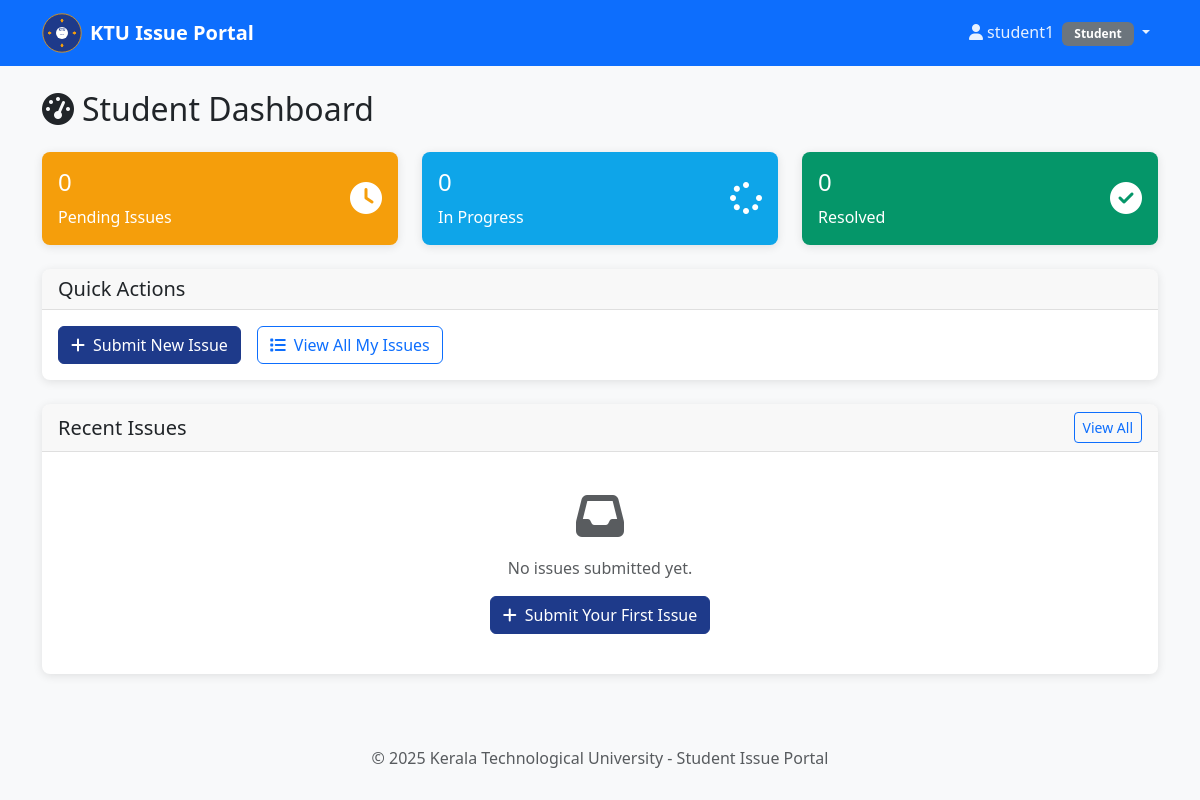
The page /student/dashboard (signed in) on the database as committed earlier.
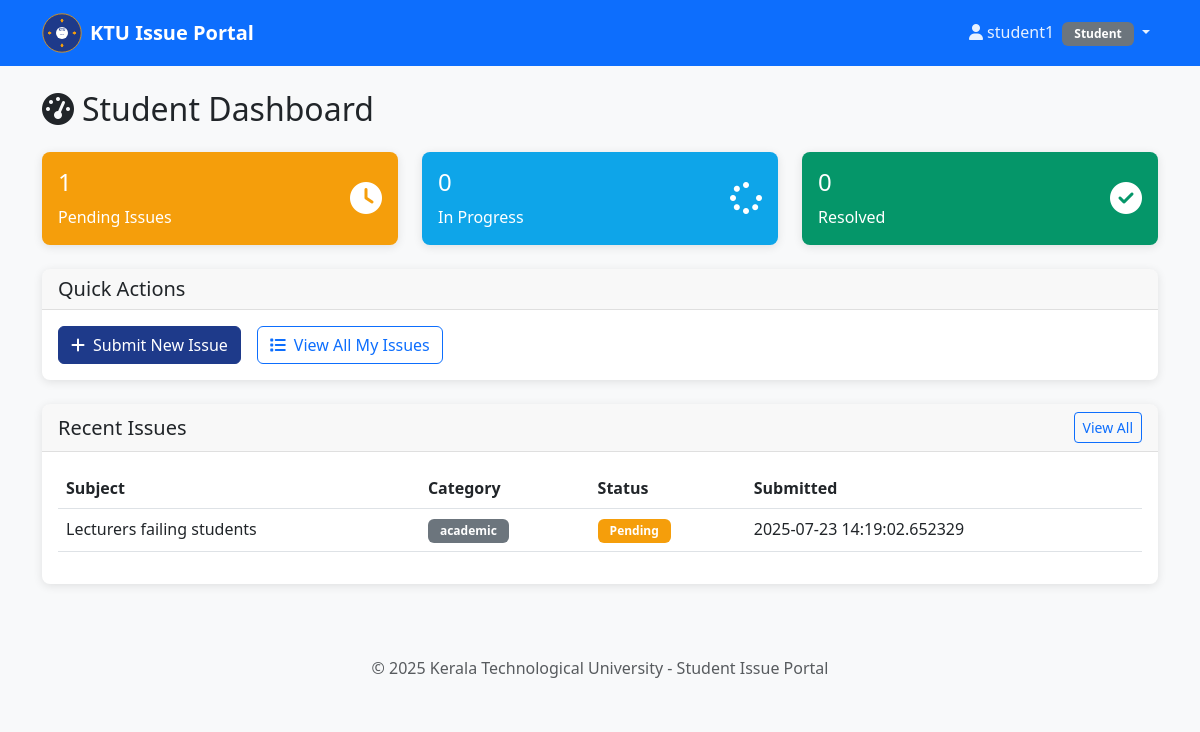
The same page on the database as committed later.
### tables this page shows
CREATE TABLE issues (
    id INTEGER PRIMARY KEY AUTOINCREMENT,
    student_id INTEGER NOT NULL,
    subject TEXT NOT NULL,
    category TEXT NOT NULL,
    message TEXT NOT NULL,
    status TEXT NOT NULL DEFAULT 'pending' CHECK (status IN ('pending', 'in_progress', 'resolved')),
    response TEXT,
    created_at TIMESTAMP DEFAULT CURRENT_TIMESTAMP,
    FOREIGN KEY (student_id) REFERENCES users (id)
);

### app.py (the view)
@app.route('/student/dashboard')
def student_dashboard():
    if g.user is None or g.user['role'] != 'student':
        return redirect(url_for('login'))
    db = get_db()
    recent_issues = db.execute(
        'SELECT * FROM issues WHERE student_id = ? ORDER BY created_at DESC LIMIT 5',
        (g.user['id'],)
    ).fetchall()
    status_counts = db.execute(
        '''SELECT status, COUNT(*) as count
           FROM issues WHERE student_id = ?
           GROUP BY status''',
        (g.user['id'],)
    ).fetchall()
    stats = {'pending': 0, 'in_progress': 0, 'resolved': 0}
    for row in status_counts:
        stats[row['status']] = row['count']
    return render_template('student_dashboard.html', recent_issues=recent_issues, stats=stats)

### app.py (called while the page is built)
def parse_datetime(date_string):
    if not date_string:
        return 'Unknown date'
    try:
        dt = datetime.strptime(date_string, '%Y-%m-%d %H:%M:%S')
        return dt.strftime('%B %d, %Y at %I:%M %p')
    except:
        return date_string

@app.before_request
def load_logged_in_user():
    user_id = session.get('user_id')
    if user_id is None:
        g.user = None
    else:
        db = get_db()
        g.user = db.execute(
            'SELECT * FROM users WHERE id = ?', (user_id,)
        ).fetchone()

### database.py (called while the page is built)
def get_db():
    if 'db' not in g:
        g.db = sqlite3.connect('university_issues.db')
        g.db.row_factory = sqlite3.Row
    return g.db

### templates/student_dashboard.html (shortened to what the changed rows need)
{% extends "base.html" %}
{% block content %}
<div class="row">
    <div class="col-12">
        <h2 class="mb-4">
            <i class="fas fa-tachometer-alt me-2"></i>Student Dashboard
        </h2>
    </div>
</div>
<div class="row mb-4">
    <div class="col-md-4">
        <div class="card bg-warning text-white">
            <div class="card-body">
                <div class="d-flex justify-content-between">
                    <div>
                        <h4 class="card-title">{{ stats.pending }}</h4>
                        <p class="card-text">Pending Issues</p>
                    </div>
                </div>
            </div>
        </div>
    </div>
</div>
<div class="row">
    <div class="col-12">
        <div class="card">
            <div class="card-body">
                {% if recent_issues %}
                    <div class="table-responsive">
                        <table class="table table-hover">
                            <thead>
                                <tr>
                                    <th>Subject</th>
                                    <th>Category</th>
                                    <th>Status</th>
                                    <th>Submitted</th>
                                </tr>
                            </thead>
                            <tbody>
                                {% for issue in recent_issues %}
                                <tr>
                                    <td>{{ issue.subject }}</td>
                                    <td>
                                        <span class="badge bg-secondary">{{ issue.category }}</span>
                                    </td>
                                    <td>
                                        {% if issue.status == 'pending' %}
                                            <span class="badge bg-warning">Pending</span>
                                        {% elif issue.status == 'in_progress' %}
                                            <span class="badge bg-info">In Progress</span>
                                        {% elif issue.status == 'resolved' %}
                                            <span class="badge bg-success">Resolved</span>
                                        {% endif %}
                                    </td>
                                    <td>{{ parse_datetime(issue.created_at).split(' at')[0] if issue.created_at else 'N/A' }}</td>
                                </tr>
                                {% endfor %}
                            </tbody>
                        </table>
                    </div>
                {% else %}
                    <div class="text-center py-4">
                        <i class="fas fa-inbox fa-3x text-muted mb-3"></i>
                        <p class="text-muted">No issues submitted yet.</p>
                        <a href="{{ url_for('submit_issue') }}" class="btn btn-primary">
                            <i class="fas fa-plus me-2"></i>Submit Your First Issue
                        </a>
                    </div>
                {% endif %}
            </div>
        </div>
    </div>
</div>
{% endblock %}

Rows that differ between the two databases and show on the page:
added issues: subject "Lecturers failing students", category "academic", status "Pending", created_at "2025-07-23 14:19:02.652329"
Other text that changed with them:
{{ stats.pending }}: "0" → "1"
text no longer shown: "No issues submitted yet. Submit Your First Issue"
text now shown: "Subject Category Status Submitted"
